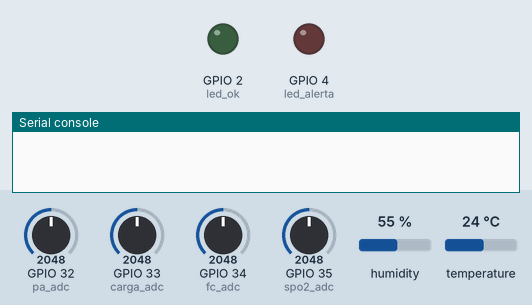
This program was run on a simulated ESP32 board running MicroPython. Parts: output pins drawn as LEDs (lit = HIGH), the last lines printed to the serial console. Wiring (from the project's diagram.json): green LED on GPIO 2, red LED on GPIO 4, DHT22 sensor on GPIO 15, potentiometer on GPIO 32, potentiometer on GPIO 33, potentiometer on GPIO 34, potentiometer on GPIO 35. Inputs (shaded band) come from the test bench; at power-on: GPIO 32 (pa_adc) = 2048, GPIO 33 (carga_adc) = 2048, GPIO 34 (fc_adc) = 2048, GPIO 35 (spo2_adc) = 2048, humidity 55 %, temperature 24 °C (analog values on the 0–4095 scale). WiFi joins after 1.5 s; values from a settings file that is not in the repository are placeholders; web requests get an empty 200 reply after 0.4 s.

Above: at 0.1 s.
At 2.0 s:
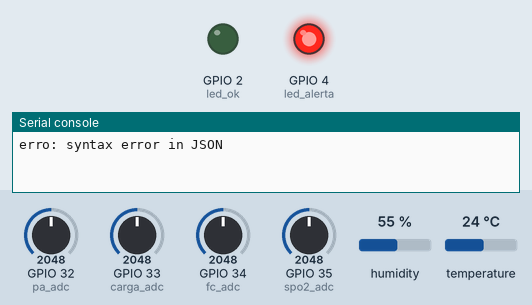
Timing chart, 0 to 3.5 s (numbered marks = the images above):
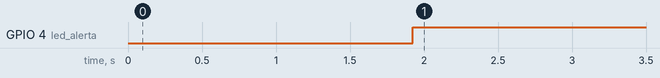

Measured:
- by itself, GPIO 4 (led_alerta): LOW → HIGH at 1.9 s

The program:

main.py
```python
"""Firmware MicroPython para ESP32 no Wokwi.
DHT22 mede temperatura; quatro potenciômetros simulam FC, SpO2, pressão e carga.
Demais atributos variam de forma controlada para demonstrar o pipeline.
"""
import gc
import json
import time
import network
import urequests
from machine import ADC, Pin
import dht
try:
    from config import API_URL, DEVICE_API_KEY, DEVICE_ID, SEND_INTERVAL_MS
except ImportError:
    from config_example import API_URL, DEVICE_API_KEY, DEVICE_ID, SEND_INTERVAL_MS

sensor_temp = dht.DHT22(Pin(15))
fc_adc = ADC(Pin(34)); spo2_adc = ADC(Pin(35)); pa_adc = ADC(Pin(32)); carga_adc = ADC(Pin(33))
led_ok = Pin(2, Pin.OUT); led_alerta = Pin(4, Pin.OUT)
sequence = 0

def scale(raw, low, high):
    return round(low + (raw / 4095) * (high - low), 1)

def wifi_connect():
    wlan = network.WLAN(network.STA_IF); wlan.active(True)
    if not wlan.isconnected():
        wlan.connect("Wokwi-GUEST", "")
        deadline = time.ticks_add(time.ticks_ms(), 15000)
        while not wlan.isconnected() and time.ticks_diff(deadline, time.ticks_ms()) > 0:
            time.sleep_ms(250)
    if not wlan.isconnected(): raise RuntimeError("Wi-Fi indisponível")
    return wlan

def read_payload():
    global sequence
    sensor_temp.measure(); sequence += 1
    fc = scale(fc_adc.read(), 45, 155)
    spo2 = scale(spo2_adc.read(), 82, 100)
    pa = scale(pa_adc.read(), 75, 185)
    carga = scale(carga_adc.read(), 10, 100)
    return {
        "device_id": DEVICE_ID, "firmware_version": "wokwi-1.0.0", "sequence": sequence,
        "idade_media": 58, "carga_sistema": carga,
        "tempo_espera": round(10 + carga * 1.2, 1), "fc_media": fc,
        "spo2_media": spo2, "pa_sistolica": pa, "temperatura": sensor_temp.temperature(),
        "densidade_eventos": int(max(0, (fc - 70) / 10)),
        "eventos_24h": int(max(0, (100 - spo2) / 2)),
        "disponibilidade_recursos": round(max(0, 100 - carga), 1)
    }

def send(payload):
    headers = {"Content-Type": "application/json", "X-Device-Key": DEVICE_API_KEY}
    response = urequests.post(API_URL, data=json.dumps(payload), headers=headers)
    try:
        body = response.json()
        band = body.get("analysis", {}).get("risk_band", "ALTO")
        led_ok.value(band == "BAIXO"); led_alerta.value(band != "BAIXO")
        print("HTTP", response.status_code, "risco", band, "seq", payload["sequence"])
    finally:
        response.close(); gc.collect()

wifi_connect()
while True:
    try:
        send(read_payload())
    except Exception as exc:
        led_ok.value(0); led_alerta.value(1); print("erro:", exc)
        try: wifi_connect()
        except Exception: pass
    time.sleep_ms(SEND_INTERVAL_MS)
```
